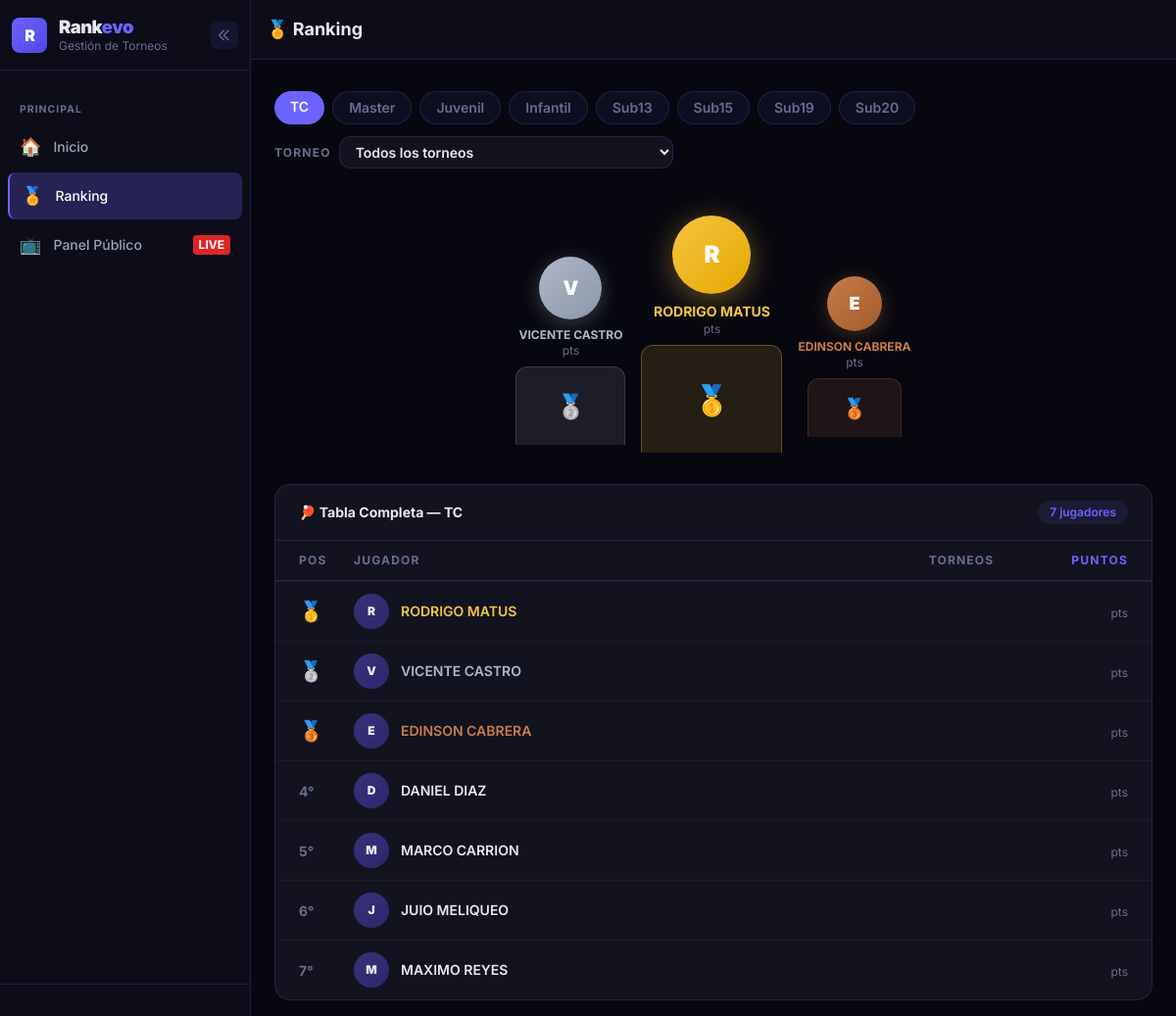
Page /ranking on the committed database.
### app/models.py (models this page shows, shortened)
class Jugador(db.Model):
    id = db.Column(db.Integer, primary_key=True)
    nombre = db.Column(db.String(200), nullable=False)
    categoria = db.Column(db.String(20), nullable=False)
    club = db.Column(db.String(100), nullable=True)
    activo = db.Column(db.Boolean, default=True)
    puntos_ranking = db.Column(db.Integer, default=0)
    creado = db.Column(db.DateTime, default=datetime.utcnow)

### app/routes.py (the view)
@main.route('/ranking')
def ranking():
    categoria    = request.args.get('categoria', CATEGORIAS[0])
    torneo_id    = request.args.get('torneo_id', None)
    torneos_lista = Torneo.query.order_by(Torneo.fecha.desc()).all()
    query = db.session.query(
        Jugador,
        db.func.sum(PuntosRanking.puntos).label('total_puntos'),
        db.func.count(PuntosRanking.id).label('torneos_jugados')
    ).join(PuntosRanking, Jugador.id == PuntosRanking.jugador_id)\
     .filter(PuntosRanking.categoria == categoria)
    if torneo_id:
        query = query.filter(PuntosRanking.torneo_id == torneo_id)
    ranking_data = query.group_by(Jugador.id).order_by(db.desc('total_puntos')).all()
    return render_template('ranking/index.html',
        ranking=ranking_data, categorias=CATEGORIAS,
        categoria_actual=categoria, torneos=torneos_lista,
        torneo_id_actual=torneo_id)

### app/templates/ranking/index.html (shortened to what this page needs)
{% extends "base.html" %}
{% block page_title %}🏅 Ranking{% endblock %}
{% block content %}
<div class="max-w-5xl mx-auto space-y-8">
  <div class="flex flex-wrap gap-3 items-center justify-between">
    <div class="flex flex-wrap gap-2">
      {% for cat in categorias %}
      <a href="{{ url_for('main.ranking', categoria=cat, torneo_id=torneo_id_actual) }}"
        class="px-4 py-1.5 rounded-full text-sm font-semibold transition"
        style="{% if cat == categoria_actual %}background:var(--primary);color:#fff;{% else %}background:rgba(108,99,255,0.08);color:var(--muted);border:1px solid var(--border);{% endif %}">
        {{ cat }}
      </a>
      {% endfor %}
    </div>
    <div class="flex gap-2 items-center">
      <span class="text-xs font-bold uppercase tracking-widest" style="color:var(--muted);">Torneo</span>
      <select onchange="window.location.href=this.value"
        class="rounded-xl px-3 py-1.5 text-sm font-semibold focus:outline-none"
        style="background:#13131F;border:1px solid var(--border);color:var(--text);">
        <option value="{{ url_for('main.ranking', categoria=categoria_actual) }}"
          {% if not torneo_id_actual %}selected{% endif %}>
          Todos los torneos
        </option>
      </select>
    </div>
  </div>
  {% if ranking %}
  {% set top3 = ranking[:3] %}
  <div class="flex items-end justify-center gap-4 pt-4 pb-2">
    {% if top3|length > 1 %}
    {% set j2 = top3[1] %}
    <div class="flex flex-col items-center gap-2 mb-0">
      <div class="w-16 h-16 rounded-full flex items-center justify-center text-xl font-black"
        style="background:linear-gradient(135deg,#B0B8C9,#8a96a8);color:#fff;box-shadow:0 4px 20px rgba(176,184,201,0.3);">
        {{ j2[0].nombre[:1].upper() }}
      </div>
      <div class="text-center">
        <p class="text-xs font-bold" style="color:#B0B8C9;">{{ j2[0].nombre }}</p>
        <p class="text-xs" style="color:var(--muted);">pts</p>
      </div>
      <div class="w-28 rounded-t-xl flex items-center justify-center py-4 text-2xl font-black"
        style="background:rgba(176,184,201,0.12);border:1px solid rgba(176,184,201,0.2);border-bottom:none;color:#B0B8C9;height:80px;">
        🥈
      </div>
    </div>
    {% endif %}
    {% set j1 = top3[0] %}
    <div class="flex flex-col items-center gap-2 -mb-2">
      <div class="w-20 h-20 rounded-full flex items-center justify-center text-2xl font-black"
        style="background:linear-gradient(135deg,#F5C542,#e6a800);color:#fff;box-shadow:0 6px 30px rgba(245,197,66,0.4);">
        {{ j1[0].nombre[:1].upper() }}
      </div>
      <div class="text-center">
        <p class="text-sm font-bold" style="color:#F5C542;">{{ j1[0].nombre }}</p>
        <p class="text-xs" style="color:var(--muted);">pts</p>
      </div>
      <div class="w-36 rounded-t-xl flex items-center justify-center py-4 text-3xl font-black"
        style="background:rgba(245,197,66,0.12);border:1px solid rgba(245,197,66,0.3);border-bottom:none;color:#F5C542;height:110px;">
        🥇
      </div>
    </div>
    {% if top3|length > 2 %}
    {% set j3 = top3[2] %}
    <div class="flex flex-col items-center gap-2 mb-2">
      <div class="w-14 h-14 rounded-full flex items-center justify-center text-lg font-black"
        style="background:linear-gradient(135deg,#C97D4A,#a05a2c);color:#fff;box-shadow:0 4px 20px rgba(201,125,74,0.3);">
        {{ j3[0].nombre[:1].upper() }}
      </div>
      <div class="text-center">
        <p class="text-xs font-bold" style="color:#C97D4A;">{{ j3[0].nombre }}</p>
        <p class="text-xs" style="color:var(--muted);">pts</p>
      </div>
      <div class="w-24 rounded-t-xl flex items-center justify-center py-4 text-xl font-black"
        style="background:rgba(201,125,74,0.12);border:1px solid rgba(201,125,74,0.2);border-bottom:none;color:#C97D4A;height:60px;">
        🥉
      </div>
    </div>
    {% endif %}
  </div>
  <div class="rounded-2xl overflow-hidden" style="background:#13131F;border:1px solid var(--border);">
    <div class="flex items-center justify-between px-6 py-4" style="border-bottom:1px solid var(--border);">
      <h3 class="font-bold text-sm" style="color:var(--text);">
        🏓 Tabla Completa — {{ categoria_actual }}
      </h3>
      <span class="text-xs font-semibold px-3 py-1 rounded-full"
        style="background:rgba(108,99,255,0.1);color:var(--primary);">
        {{ ranking|length }} jugadores
      </span>
    </div>
    <div class="grid px-6 py-3 text-xs font-bold uppercase tracking-widest"
      style="grid-template-columns:56px 1fr 100px 120px;border-bottom:1px solid var(--border);color:var(--muted);">
      <span>POS</span>
      <span>JUGADOR</span>
      <span class="text-center">TORNEOS</span>
      <span class="text-right" style="color:var(--primary);">PUNTOS</span>
    </div>
    {% for row in ranking %}
    {% set pos = loop.index %}
    <div class="grid px-6 py-3 items-center transition"
      style="grid-template-columns:56px 1fr 100px 120px;border-top:1px solid rgba(255,255,255,0.04);"
      onmouseover="this.style.background='rgba(255,255,255,0.02)'"
      onmouseout="this.style.background=''">
      <div>
        {% if pos == 1 %}
          <span class="text-xl">🥇</span>
        {% elif pos == 2 %}
          <span class="text-xl">🥈</span>
        {% elif pos == 3 %}
          <span class="text-xl">🥉</span>
        {% else %}
          <span class="text-sm font-bold" style="color:var(--muted);">{{ pos }}°</span>
        {% endif %}
      </div>
      <div class="flex items-center gap-3">
        <div class="w-9 h-9 rounded-full flex items-center justify-center text-xs font-black flex-shrink-0"
          style="background:linear-gradient(135deg,rgba(108,99,255,0.4),rgba(79,70,229,0.4));color:var(--text);">
          {{ row[0].nombre[:1].upper() }}
        </div>
        <span class="font-semibold text-sm {% if pos <= 3 %}font-bold{% endif %}"
          style="color:{% if pos == 1 %}#F5C542{% elif pos == 2 %}#B0B8C9{% elif pos == 3 %}#C97D4A{% else %}var(--text){% endif %};">
          {{ row[0].nombre }}
        </span>
      </div>
      <div class="text-right">
        <span class="text-xs ml-1" style="color:var(--muted);">pts</span>
      </div>
    </div>
    {% endfor %}
  </div>
  {% endif %}
</div>
{% endblock %}

### app/templates/base.html (style rules this page uses)
*, *::before, *::after { box-sizing: border-box; }
:root { --primary: #6C63FF; --accent: #00D4AA; --dark: #07070F; --card: rgba(19,19,31,0.9); --text: #E8E8F2; --muted: #6B6B90; --border: rgba(108,99,255,0.2); }
body { background: var(--dark); color: var(--text); font-family: 'Inter', sans-serif; }

### rows in the picture
Jugador: nombre "V", nombre "VICENTE CASTRO"
Jugador: nombre "R", nombre "RODRIGO MATUS"
Jugador: nombre "E", nombre "EDINSON CABRERA"
Jugador: pos "4", nombre "D", nombre "DANIEL DIAZ"
Jugador: pos "5", nombre "M", nombre "MARCO CARRION"
Jugador: pos "6", nombre "J", nombre "JUIO MELIQUEO"
Jugador: pos "7", nombre "M", nombre "MAXIMO REYES"

### other values in the picture
{{ cat }} "TC" "Master" "Juvenil" "Infantil" "Sub13" "Sub15" "Sub19" "Sub20"
{{ categoria_actual }} "TC"
{{ ranking|length }} "7"
